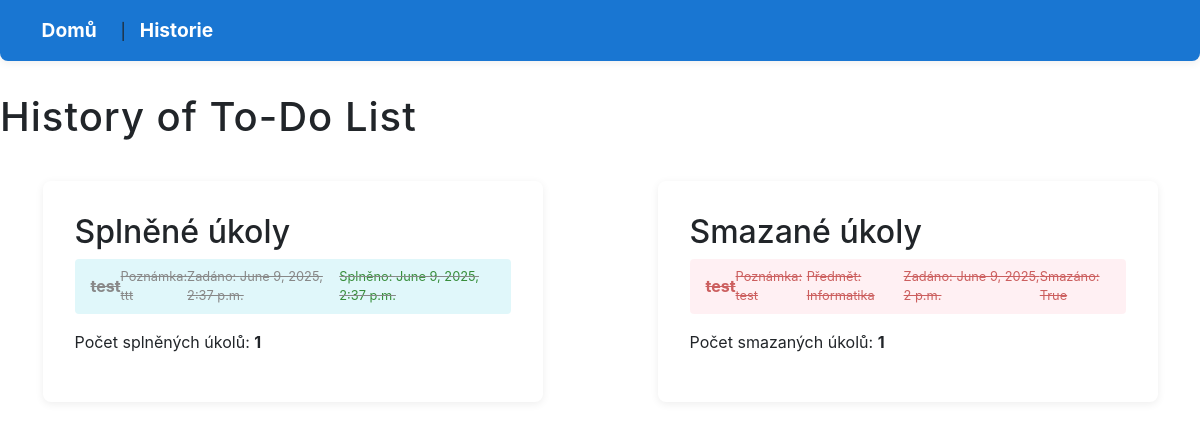
Before: /history/ with the older database file.
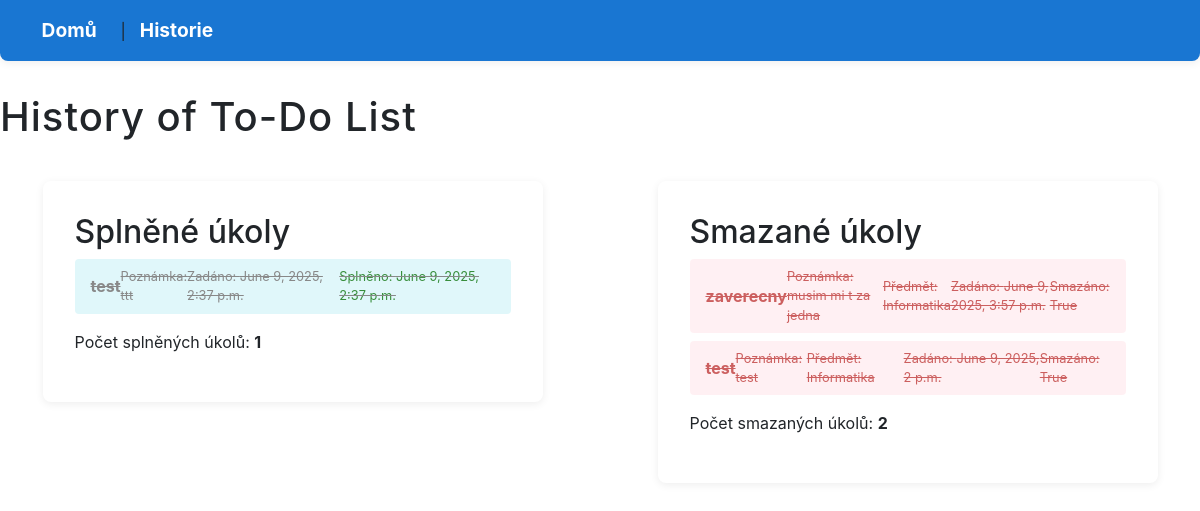
After: the same page with the newer database file.
### todo_app/models.py (models this page shows, shortened)
class Todo(models.Model):
    text = models.CharField(max_length=200, verbose_name="Úkol")
    poznamka = models.TextField(blank=True, verbose_name="Poznámka")
    ocekavane = models.DateField(null=True, blank=True, verbose_name="Očekávaný termín")
    predmet = models.CharField(max_length=100, blank=True, verbose_name="Předmět")
    done = models.BooleanField(default=False, verbose_name="Splněno")
    created = models.DateTimeField(default=timezone.now, verbose_name="Vytvořeno")
    completed = models.DateTimeField(null=True, blank=True, verbose_name="Dokončeno")
    deleted = models.BooleanField(default=False, verbose_name="Smazáno")
    deleted_at = models.DateTimeField(null=True, blank=True, verbose_name="Smazáno v")

### todo_app/views.py (the view)
# urls.py: path('history/', views.history, name='history'),
def history(request):
    splnene = Todo.objects.filter(done=True, deleted=False).order_by('-completed')
    smazane = Todo.objects.filter(deleted=True).order_by('-deleted_at')
    return render(request, 'history.html', {'splnene': splnene, 'smazane': smazane})

### todo_app/templates/history.html (shortened to what this page needs)
<!DOCTYPE html>
<html lang="cs">
<head>
    <link rel="stylesheet" href="/static/css/style.css">
    <link rel="stylesheet" href="https://maxcdn.bootstrapcdn.com/bootstrap/4.1.3/css/bootstrap.min.css">
</head>
<body>
    <nav style="margin-bottom: 2em;">
        <a href="{% url 'index' %}">Domů</a> |
        <a href="{% url 'history' %}">Historie</a>
    </nav>
    <h1>History of To-Do List</h1>
    <div class="row">
        <div class="col-md-6">
            <div class="todo-list">
                <h2>Splněné úkoly</h2>
                {% if splnene %}
                    <ul>
                        {% for todo in splnene %}
                            <li class="done">
                                <strong>{{ todo.text }}</strong>
                                {% if todo.poznamka %}<br><small>Poznámka: {{ todo.poznamka }}</small>{% endif %}
                                <br><small>Zadáno: {{ todo.created }}</small>
                                <br><small style="color: #388e3c;">Splněno: {{ todo.completed }}</small>
                            </li>
                        {% endfor %}
                    </ul>
                    <p>Počet splněných úkolů: <strong>{{ splnene|length }}</strong></p>
                {% else %}
                    <p>Žádné splněné úkoly.</p>
                {% endif %}
            </div>
        </div>
        <div class="col-md-6">
            <div class="todo-list">
                <h2>Smazané úkoly</h2>
                {% if smazane %}
                    <ul>
                        {% for todo in smazane %}
                            <li class="deleted">
                                <strong>{{ todo.text }}</strong>
                                {% if todo.poznamka %}<br><small>Poznámka: {{ todo.poznamka }}</small>{% endif %}
                                {% if todo.predmet %}<br><small>Předmět: {{ todo.predmet }}</small>{% endif %}
                                <br><small>Zadáno: {{ todo.created }}</small>
                                {% if todo.deleted %}
                                    <br><small style="color: #b71c1c;">Smazáno: {{ todo.deleted }}</small>
                                {% endif %}
                            </li>
                        {% endfor %}
                    </ul>
                    <p>Počet smazaných úkolů: <strong>{{ smazane|length }}</strong></p>
                {% else %}
                    <p>Žádné smazané úkoly.</p>
                {% endif %}
            </div>
        </div>
    </div>
</body>
</html>

### todo_app/static/css/style.css (style rules this page uses)
body { font-family: 'Segoe UI', Arial, sans-serif; background: #f4f6fb; margin: 0; padding: 0; }
nav { background: #1976d2; padding: 1em 2em; margin-bottom: 2em; border-radius: 0 0 8px 8px; box-shadow: 0 2px 8px rgba(0,0,0,0.07); }
nav a { color: #fff; text-decoration: none; margin-right: 1em; font-weight: bold; transition: color 0.2s; }
main, .todo-list { background: #fff; border-radius: 8px; box-shadow: 0 2px 8px rgba(0,0,0,0.07); padding: 2em; max-width: 500px; margin: 2em auto; }
h1 { color: #1976d2; margin-top: 0; letter-spacing: 1px; }
ul { list-style: none; padding: 0; }
li { display: flex; align-items: center; justify-content: space-between; background: #f0f4fa; margin-bottom: 0.5em; padding: 0.5em 1em; border-radius: 4px; transition: background 0.2s; }
li.done { background: #e0f7fa; color: #888; text-decoration: line-through; }
li.deleted { background: #ffebee; color: #b71c1c; text-decoration: line-through; opacity: 0.7; }
a { color: #d32f2f; text-decoration: none; font-size: 1.2em; margin-left: 0.5em; transition: color 0.2s; }

Changed rows visible on the page:
added Todo: text "zaverecny", poznamka "musim mi t za jedna", predmet "Informatika", created "June 9, 2025, 3:57 p.m.", deleted "True", shown under "Smazané úkoly"
Other visible differences:
{{ smazane|length }}: "1" → "2"
